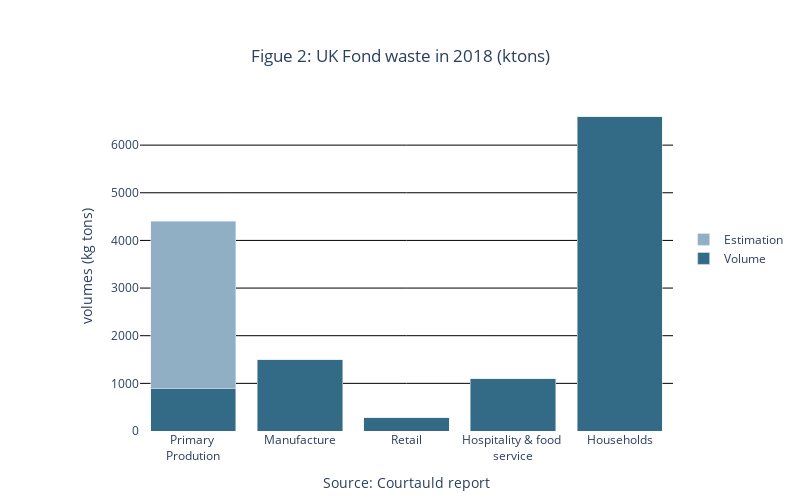

Here is the notebook cell this chart was saved with:
### Code cell
import plotly.graph_objects as px
import numpy as np
import pandas as pd
import plotly.graph_objects as go


test={'Region': ['Primary <br>Prodution', 'Manufacture', 'Retail', 'Hospitality & food <br>service', 'Households'], 
      'Volume': ['900', '1500','280', '1100', '6600'], 
      'Estimation': ['3500','0','0','0','0']}

test = pd.DataFrame(test)


animals=test['Region']

fig = go.Figure(data=[
    go.Bar(name='Volume', x=test['Region'], y=test['Volume'], marker_color='#336b87'),
    go.Bar(name='Estimation', x=test['Region'], y=test['Estimation'], marker_color='#90afc5')
])
# Change the bar mode
fig.update_layout(barmode='stack')


fig.update_layout(
    title={
        'text': "Figue 2: UK Fond waste in 2018 (ktons)",
        'y':0.9,
        'x':0.5,
        'xanchor': 'center',
        'yanchor': 'top'},
    margin=dict(l=140, r=40, b=50, t=100),
    legend=dict(
        font_size=12,
        yanchor='middle',
        y=0.55,
        xanchor='left',
    ),
    width=800,
    height=500,
    paper_bgcolor='white',
    plot_bgcolor='white',
    hovermode='closest',

)
fig.update_yaxes(
    title_text='volumes (kg tons)',
    gridcolor='black'
)

fig.update_xaxes(
    title_text='Source: Courtauld report',
    tickvals=[0, 1, 2, 3, 4]
)

fig.show()

#plot.write_html(r"C:\Users\Gildas\OneDrive\Greenpeace\graph2.html")

### Figure 1 — Plotly figure (JSON) as saved in the notebook; plotly's stock layout.template omitted (floating-point values rounded to 4 significant figures)
{"data": [{"marker": {"color": "#336b87"}, "name": "Volume", "type": "bar", "x": ["Primary <br>Prodution", "Manufacture", "Retail", "Hospitality & food <br>service", "Households"], "y": ["900", "1500", "280", "1100", "6600"]}, {"marker": {"color": "#90afc5"}, "name": "Estimation", "type": "bar", "x": ["Primary <br>Prodution", "Manufacture", "Retail", "Hospitality & food <br>service", "Households"], "y": ["3500", "0", "0", "0", "0"]}], "layout": {"barmode": "stack", "height": 500, "hovermode": "closest", "legend": {"font": {"size": 12}, "xanchor": "left", "y": 0.55, "yanchor": "middle"}, "margin": {"b": 50, "l": 140, "r": 40, "t": 100}, "paper_bgcolor": "white", "plot_bgcolor": "white", "title": {"text": "Figue 2: UK Fond waste in 2018 (ktons)", "x": 0.5, "xanchor": "center", "y": 0.9, "yanchor": "top"}, "width": 800, "xaxis": {"tickvals": [0, 1, 2, 3, 4], "title": {"text": "Source: Courtauld report"}}, "yaxis": {"gridcolor": "black", "title": {"text": "volumes (kg tons)"}}}}
